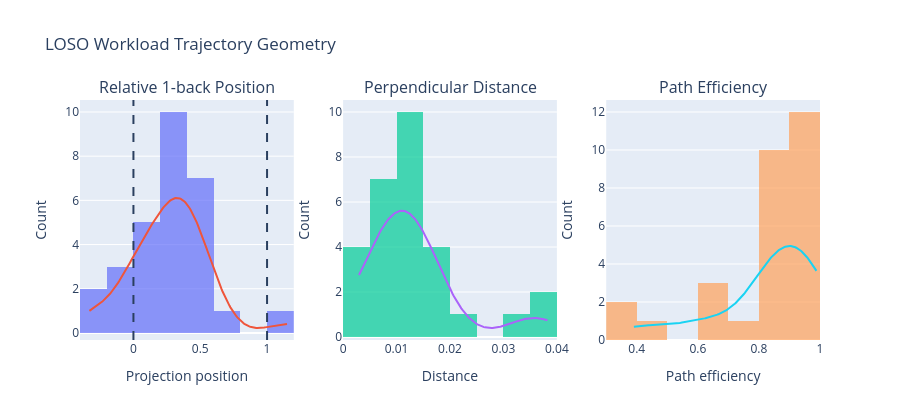

Notebook code cell kept with this figure:
### Markdown cell above
### Interpretation of weak-only subjects

These subjects are not automatically errors.

They demonstrate why `d01 < d02` is insufficient by itself:

- `d01 < d02` means only that 1-back is closer to 0-back than 2-back is.
- It does not guarantee that 1-back lies within the 0-back → 2-back segment.
- The `oneback_between` criterion additionally checks the projected 1-back position along that trajectory.

### Code cell
from scipy.stats import gaussian_kde

fig = make_subplots(rows=1,cols=3,subplot_titles=["Relative 1-back Position","Perpendicular Distance","Path Efficiency"])

for col,key in enumerate(["relative_1back_position","perpendicular_distance","path_efficiency"],1):
    x=df[key].dropna().values
    fig.add_trace(go.Histogram(x=x,nbinsx=10,opacity=0.7,showlegend=False),row=1,col=col)
    kde=gaussian_kde(x)
    xx=np.linspace(x.min(),x.max(),200)
    fig.add_trace(go.Scatter(x=xx,y=kde(xx)*len(x)*(x.max()-x.min())/10,mode="lines",showlegend=False),row=1,col=col)

fig.add_vline(x=0,line_dash="dash",row=1,col=1)
fig.add_vline(x=1,line_dash="dash",row=1,col=1)

fig.update_xaxes(title="Projection position",row=1,col=1)
fig.update_xaxes(title="Distance",row=1,col=2)
fig.update_xaxes(title="Path efficiency",row=1,col=3)
fig.update_yaxes(title="Count",row=1,col=1)
fig.update_yaxes(title="Count",row=1,col=2)
fig.update_yaxes(title="Count",row=1,col=3)

fig.update_layout(title="LOSO Workload Trajectory Geometry",height=420)
fig.show()
fig.write_html(FIG_DIR/"primary_geometry.html")

### Figure 1 — Plotly figure (JSON) as saved in the notebook; plotly's stock layout.template omitted (floating-point values rounded to 4 significant figures; data arrays with more than 128 entries replaced by an {"elided": "..."} marker saying what was removed)
{"data": [{"nbinsx": 10, "opacity": 0.7, "showlegend": false, "type": "histogram", "x": [0.4191, 0.1542, 0.2887, 0.6204, 0.4843, 0.4691, 0.2991, 0.427, 0.002998, 0.12, 0.2749, -0.06581, 0.3028, -0.003911, 0.2894, 0.388, 0.5199, 0.2195, -0.3297, 0.08379, 0.3423, 1.149, 0.1014, 0.3875, -0.2813, 0.4235, 0.5785, 0.2125, -0.03176], "xaxis": "x", "yaxis": "y"}, {"mode": "lines", "showlegend": false, "type": "scatter", "x": {"elided": "200 float values"}, "xaxis": "x", "y": {"elided": "200 float values"}, "yaxis": "y"}, {"nbinsx": 10, "opacity": 0.7, "showlegend": false, "type": "histogram", "x": [0.008025, 0.02057, 0.01173, 0.01189, 0.01392, 0.01643, 0.004872, 0.005698, 0.01081, 0.009852, 0.01434, 0.002978, 0.008593, 0.01121, 0.003326, 0.01612, 0.01407, 0.009353, 0.03824, 0.01176, 0.007846, 0.03577, 0.03313, 0.0146, 0.01766, 0.01507, 0.01019, 0.004394, 0.008115], "xaxis": "x2", "yaxis": "y2"}, {"mode": "lines", "showlegend": false, "type": "scatter", "x": {"elided": "200 float values"}, "xaxis": "x2", "y": {"elided": "200 float values"}, "yaxis": "y2"}, {"nbinsx": 10, "opacity": 0.7, "showlegend": false, "type": "histogram", "x": [0.8013, 0.8649, 0.8687, 0.9402, 0.9068, 0.8757, 0.9596, 0.9694, 0.8483, 0.9285, 0.8443, 0.8258, 0.7464, 0.6141, 0.9863, 0.9372, 0.967, 0.949, 0.3906, 0.6629, 0.8447, 0.499, 0.3931, 0.8612, 0.6051, 0.9047, 0.9682, 0.9882, 0.8056], "xaxis": "x3", "yaxis": "y3"}, {"mode": "lines", "showlegend": false, "type": "scatter", "x": {"elided": "200 float values"}, "xaxis": "x3", "y": {"elided": "200 float values"}, "yaxis": "y3"}], "layout": {"annotations": [{"font": {"size": 16}, "showarrow": false, "text": "Relative 1-back Position", "x": 0.1444, "xanchor": "center", "xref": "paper", "y": 1, "yanchor": "bottom", "yref": "paper"}, {"font": {"size": 16}, "showarrow": false, "text": "Perpendicular Distance", "x": 0.5, "xanchor": "center", "xref": "paper", "y": 1, "yanchor": "bottom", "yref": "paper"}, {"font": {"size": 16}, "showarrow": false, "text": "Path Efficiency", "x": 0.8556, "xanchor": "center", "xref": "paper", "y": 1, "yanchor": "bottom", "yref": "paper"}], "height": 420, "shapes": [{"line": {"dash": "dash"}, "type": "line", "x0": 0, "x1": 0, "xref": "x", "y0": 0, "y1": 1, "yref": "y domain"}, {"line": {"dash": "dash"}, "type": "line", "x0": 1, "x1": 1, "xref": "x", "y0": 0, "y1": 1, "yref": "y domain"}], "title": {"text": "LOSO Workload Trajectory Geometry"}, "xaxis": {"anchor": "y", "domain": [0, 0.2889], "title": {"text": "Projection position"}}, "xaxis2": {"anchor": "y2", "domain": [0.3556, 0.6444], "title": {"text": "Distance"}}, "xaxis3": {"anchor": "y3", "domain": [0.7111, 1], "title": {"text": "Path efficiency"}}, "yaxis": {"anchor": "x", "domain": [0, 1], "title": {"text": "Count"}}, "yaxis2": {"anchor": "x2", "domain": [0, 1], "title": {"text": "Count"}}, "yaxis3": {"anchor": "x3", "domain": [0, 1], "title": {"text": "Count"}}}}
